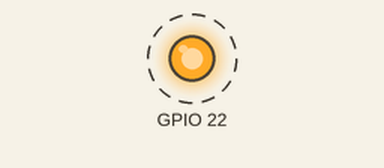
This program was run on a simulated Raspberry Pi (BCM pin numbers). Parts: output pins drawn as LEDs (lit = HIGH). Dashed ring = blinking. At 10.0 s the program stops and its outputs stay as they are.

Above: at 0.2 s.
Timing chart, 0 to 3.0 s (numbered marks = the images above):
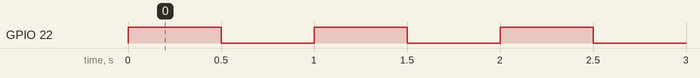

The program:

parpadea.py
```python
#!usr/bin/env/ python
## parpadea.py
#Importamos la libreria y le cambiamos el nombre a GPIO
import RPi.GPIO as GPIO

#Necesario para los delays
import time

#Establecemos el sistema de numeracion que queramos,
#en este caso el sistema BCM
GPIO.setmode(GPIO.BCM)

#Configuramos el pin GPIO 22 como una salida
GPIO.setup(22, GPIO.OUT)

#Encendemos y apagamos el led 5 veces
for i in range(0,10):

        GPIO.output(22, GPIO.HIGH)
        time.sleep(0.5)
        GPIO.output(22, GPIO.LOW)
        time.sleep(0.5)

#Y liberamos los GPIO
GPIO.cleanup()
```

Measured:
- by itself, GPIO 22: alternates HIGH for 0.50 s and LOW for 0.50 s, 20 changes in all, then stays LOW
